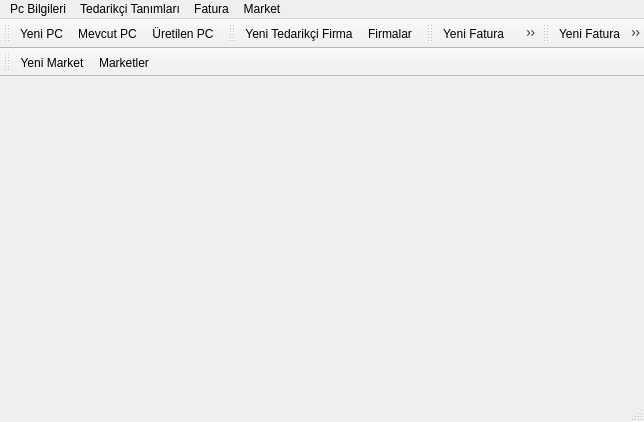
<?xml version="1.0" encoding="UTF-8"?>
<ui version="4.0">
 <class>TEK_MAR</class>
 <widget class="QMainWindow" name="TEK_MAR">
  <property name="geometry">
   <rect>
    <x>0</x>
    <y>0</y>
    <width>644</width>
    <height>422</height>
   </rect>
  </property>
  <property name="windowTitle">
   <string>TEK_MAR</string>
  </property>
  <widget class="QWidget" name="centralwidget"/>
  <widget class="QMenuBar" name="menubar">
   <property name="geometry">
    <rect>
     <x>0</x>
     <y>0</y>
     <width>644</width>
     <height>21</height>
    </rect>
   </property>
   <widget class="QMenu" name="menuBilgisayar_Bilgileri">
    <property name="title">
     <string>Pc Bilgileri</string>
    </property>
    <addaction name="actionYeni_PC"/>
    <addaction name="actionMevcut_PC"/>
    <addaction name="separator"/>
    <addaction name="action_retilen_PC"/>
   </widget>
   <widget class="QMenu" name="menuTedarik_i_Tan_mlar">
    <property name="title">
     <string>Tedarikçi Tanımları</string>
    </property>
    <addaction name="actionYeni_Tedarik_i_Tan_mla"/>
    <addaction name="actionTedarik_iler"/>
   </widget>
   <widget class="QMenu" name="menuFatura">
    <property name="title">
     <string>Fatura</string>
    </property>
    <widget class="QMenu" name="menuAl_Faturalar">
     <property name="title">
      <string>Alış Faturaları</string>
     </property>
     <addaction name="actionYeni_Fatura"/>
     <addaction name="actionFaturalar"/>
    </widget>
    <widget class="QMenu" name="menuSat_Faturalar">
     <property name="title">
      <string>Satış Faturaları</string>
     </property>
     <addaction name="actionYeni_Fatura_2"/>
     <addaction name="actionFaturalar_2"/>
    </widget>
    <addaction name="menuAl_Faturalar"/>
    <addaction name="menuSat_Faturalar"/>
   </widget>
   <widget class="QMenu" name="menuMarket">
    <property name="title">
     <string>Market</string>
    </property>
    <addaction name="actionYeni_Market"/>
    <addaction name="actionMarketler"/>
   </widget>
   <addaction name="menuBilgisayar_Bilgileri"/>
   <addaction name="menuTedarik_i_Tan_mlar"/>
   <addaction name="menuFatura"/>
   <addaction name="menuMarket"/>
  </widget>
  <widget class="QStatusBar" name="statusbar"/>
  <widget class="QToolBar" name="toolBar">
   <property name="windowTitle">
    <string>toolBar</string>
   </property>
   <attribute name="toolBarArea">
    <enum>TopToolBarArea</enum>
   </attribute>
   <attribute name="toolBarBreak">
    <bool>false</bool>
   </attribute>
   <addaction name="actionYeni_PC"/>
   <addaction name="actionMevcut_PC"/>
   <addaction name="action_retilen_PC"/>
  </widget>
  <widget class="QToolBar" name="toolBar_2">
   <property name="windowTitle">
    <string>toolBar_2</string>
   </property>
   <attribute name="toolBarArea">
    <enum>TopToolBarArea</enum>
   </attribute>
   <attribute name="toolBarBreak">
    <bool>false</bool>
   </attribute>
   <addaction name="actionYeni_Tedarik_i_Tan_mla"/>
   <addaction name="actionTedarik_iler"/>
  </widget>
  <widget class="QToolBar" name="toolBar_3">
   <property name="windowTitle">
    <string>toolBar_3</string>
   </property>
   <attribute name="toolBarArea">
    <enum>TopToolBarArea</enum>
   </attribute>
   <attribute name="toolBarBreak">
    <bool>false</bool>
   </attribute>
   <addaction name="actionYeni_Fatura"/>
   <addaction name="actionFaturalar"/>
  </widget>
  <widget class="QToolBar" name="toolBar_4">
   <property name="windowTitle">
    <string>toolBar_4</string>
   </property>
   <attribute name="toolBarArea">
    <enum>TopToolBarArea</enum>
   </attribute>
   <attribute name="toolBarBreak">
    <bool>false</bool>
   </attribute>
   <addaction name="actionYeni_Fatura_2"/>
   <addaction name="actionFaturalar_2"/>
  </widget>
  <widget class="QToolBar" name="toolBar_5">
   <property name="windowTitle">
    <string>toolBar_5</string>
   </property>
   <attribute name="toolBarArea">
    <enum>TopToolBarArea</enum>
   </attribute>
   <attribute name="toolBarBreak">
    <bool>true</bool>
   </attribute>
   <addaction name="actionYeni_Market"/>
   <addaction name="actionMarketler"/>
  </widget>
  <action name="actionYeni_PC">
   <property name="text">
    <string>Yeni PC</string>
   </property>
  </action>
  <action name="actionMevcut_PC">
   <property name="text">
    <string>Mevcut PC</string>
   </property>
  </action>
  <action name="action_retilen_PC">
   <property name="text">
    <string>Üretilen PC </string>
   </property>
  </action>
  <action name="actionYeni_Tedarik_i_Tan_mla">
   <property name="text">
    <string>Yeni Tedarikçi Firma</string>
   </property>
  </action>
  <action name="actionTedarik_iler">
   <property name="text">
    <string>Firmalar</string>
   </property>
  </action>
  <action name="actionYeni_Fatura">
   <property name="text">
    <string>Yeni Fatura</string>
   </property>
  </action>
  <action name="actionFaturalar">
   <property name="text">
    <string>Faturalar</string>
   </property>
  </action>
  <action name="actionYeni_Fatura_2">
   <property name="text">
    <string>Yeni Fatura</string>
   </property>
  </action>
  <action name="actionFaturalar_2">
   <property name="text">
    <string>Faturalar</string>
   </property>
  </action>
  <action name="actionYeni_Market">
   <property name="text">
    <string>Yeni Market</string>
   </property>
  </action>
  <action name="actionMarketler">
   <property name="text">
    <string>Marketler</string>
   </property>
  </action>
 </widget>
 <resources/>
 <connections/>
</ui>
